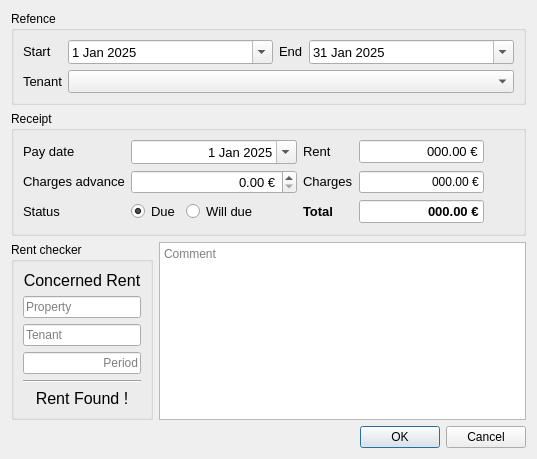
<?xml version="1.0" encoding="UTF-8"?>
<ui version="4.0">
 <class>W_Receipt_Creator</class>
 <widget class="QWidget" name="W_Receipt_Creator">
  <property name="geometry">
   <rect>
    <x>0</x>
    <y>0</y>
    <width>537</width>
    <height>459</height>
   </rect>
  </property>
  <property name="windowTitle">
   <string>Receipt Creator</string>
  </property>
  <property name="windowIcon">
   <iconset resource="../../resources/icons.qrc">
    <normaloff>:/assets/financial-list.svg</normaloff>:/assets/financial-list.svg</iconset>
  </property>
  <layout class="QGridLayout" name="gridLayout_3">
   <item row="0" column="0" colspan="2">
    <widget class="QGroupBox" name="groupBox">
     <property name="title">
      <string>Refence</string>
     </property>
     <layout class="QGridLayout" name="gridLayout_2">
      <item row="0" column="0">
       <widget class="QLabel" name="label_4">
        <property name="sizePolicy">
         <sizepolicy hsizetype="Maximum" vsizetype="Maximum">
          <horstretch>0</horstretch>
          <verstretch>0</verstretch>
         </sizepolicy>
        </property>
        <property name="font">
         <font>
          <pointsize>10</pointsize>
         </font>
        </property>
        <property name="text">
         <string>Start</string>
        </property>
       </widget>
      </item>
      <item row="0" column="1">
       <widget class="QDateEdit" name="de_date_start">
        <property name="enabled">
         <bool>true</bool>
        </property>
        <property name="sizePolicy">
         <sizepolicy hsizetype="Preferred" vsizetype="Maximum">
          <horstretch>0</horstretch>
          <verstretch>0</verstretch>
         </sizepolicy>
        </property>
        <property name="font">
         <font>
          <pointsize>10</pointsize>
         </font>
        </property>
        <property name="styleSheet">
         <string notr="true"/>
        </property>
        <property name="readOnly">
         <bool>false</bool>
        </property>
        <property name="minimumDate">
         <date>
          <year>2014</year>
          <month>1</month>
          <day>1</day>
         </date>
        </property>
        <property name="calendarPopup">
         <bool>true</bool>
        </property>
        <property name="date">
         <date>
          <year>2025</year>
          <month>1</month>
          <day>1</day>
         </date>
        </property>
       </widget>
      </item>
      <item row="0" column="2">
       <widget class="QLabel" name="label_5">
        <property name="sizePolicy">
         <sizepolicy hsizetype="Maximum" vsizetype="Maximum">
          <horstretch>0</horstretch>
          <verstretch>0</verstretch>
         </sizepolicy>
        </property>
        <property name="font">
         <font>
          <pointsize>10</pointsize>
         </font>
        </property>
        <property name="text">
         <string>End</string>
        </property>
       </widget>
      </item>
      <item row="0" column="3">
       <widget class="QDateEdit" name="de_date_end">
        <property name="enabled">
         <bool>true</bool>
        </property>
        <property name="sizePolicy">
         <sizepolicy hsizetype="Preferred" vsizetype="Maximum">
          <horstretch>0</horstretch>
          <verstretch>0</verstretch>
         </sizepolicy>
        </property>
        <property name="font">
         <font>
          <pointsize>10</pointsize>
         </font>
        </property>
        <property name="styleSheet">
         <string notr="true"/>
        </property>
        <property name="readOnly">
         <bool>false</bool>
        </property>
        <property name="calendarPopup">
         <bool>true</bool>
        </property>
        <property name="date">
         <date>
          <year>2025</year>
          <month>1</month>
          <day>31</day>
         </date>
        </property>
       </widget>
      </item>
      <item row="1" column="0">
       <widget class="QLabel" name="label_6">
        <property name="sizePolicy">
         <sizepolicy hsizetype="Maximum" vsizetype="Maximum">
          <horstretch>0</horstretch>
          <verstretch>0</verstretch>
         </sizepolicy>
        </property>
        <property name="font">
         <font>
          <pointsize>10</pointsize>
         </font>
        </property>
        <property name="text">
         <string>Tenant</string>
        </property>
       </widget>
      </item>
      <item row="1" column="1" colspan="3">
       <widget class="QComboBox" name="cb_tenant">
        <property name="enabled">
         <bool>true</bool>
        </property>
        <property name="sizePolicy">
         <sizepolicy hsizetype="Preferred" vsizetype="Maximum">
          <horstretch>0</horstretch>
          <verstretch>0</verstretch>
         </sizepolicy>
        </property>
        <property name="font">
         <font>
          <pointsize>10</pointsize>
         </font>
        </property>
        <property name="styleSheet">
         <string notr="true"/>
        </property>
       </widget>
      </item>
     </layout>
    </widget>
   </item>
   <item row="1" column="0" colspan="2">
    <widget class="QGroupBox" name="groupBox_2">
     <property name="title">
      <string>Receipt</string>
     </property>
     <layout class="QGridLayout" name="gridLayout">
      <item row="0" column="0">
       <widget class="QLabel" name="label_7">
        <property name="sizePolicy">
         <sizepolicy hsizetype="Maximum" vsizetype="Maximum">
          <horstretch>0</horstretch>
          <verstretch>0</verstretch>
         </sizepolicy>
        </property>
        <property name="font">
         <font>
          <pointsize>10</pointsize>
         </font>
        </property>
        <property name="text">
         <string>Pay date</string>
        </property>
       </widget>
      </item>
      <item row="0" column="1" colspan="2">
       <widget class="QDateEdit" name="de_pay_date">
        <property name="sizePolicy">
         <sizepolicy hsizetype="Preferred" vsizetype="Maximum">
          <horstretch>0</horstretch>
          <verstretch>0</verstretch>
         </sizepolicy>
        </property>
        <property name="font">
         <font>
          <pointsize>10</pointsize>
         </font>
        </property>
        <property name="alignment">
         <set>Qt::AlignmentFlag::AlignRight|Qt::AlignmentFlag::AlignTrailing|Qt::AlignmentFlag::AlignVCenter</set>
        </property>
        <property name="readOnly">
         <bool>false</bool>
        </property>
        <property name="minimumDate">
         <date>
          <year>2014</year>
          <month>1</month>
          <day>1</day>
         </date>
        </property>
        <property name="calendarPopup">
         <bool>true</bool>
        </property>
        <property name="date">
         <date>
          <year>2025</year>
          <month>1</month>
          <day>1</day>
         </date>
        </property>
       </widget>
      </item>
      <item row="0" column="3">
       <widget class="QLabel" name="label_14">
        <property name="sizePolicy">
         <sizepolicy hsizetype="Maximum" vsizetype="Maximum">
          <horstretch>0</horstretch>
          <verstretch>0</verstretch>
         </sizepolicy>
        </property>
        <property name="font">
         <font>
          <pointsize>10</pointsize>
         </font>
        </property>
        <property name="text">
         <string>Rent</string>
        </property>
       </widget>
      </item>
      <item row="0" column="4">
       <widget class="QLineEdit" name="le_rent">
        <property name="sizePolicy">
         <sizepolicy hsizetype="Preferred" vsizetype="Maximum">
          <horstretch>0</horstretch>
          <verstretch>0</verstretch>
         </sizepolicy>
        </property>
        <property name="font">
         <font>
          <pointsize>10</pointsize>
         </font>
        </property>
        <property name="styleSheet">
         <string notr="true"/>
        </property>
        <property name="text">
         <string>000.00 €</string>
        </property>
        <property name="alignment">
         <set>Qt::AlignmentFlag::AlignRight|Qt::AlignmentFlag::AlignTrailing|Qt::AlignmentFlag::AlignVCenter</set>
        </property>
        <property name="readOnly">
         <bool>true</bool>
        </property>
       </widget>
      </item>
      <item row="0" column="5">
       <widget class="QLabel" name="label_30">
        <property name="sizePolicy">
         <sizepolicy hsizetype="Maximum" vsizetype="Maximum">
          <horstretch>0</horstretch>
          <verstretch>0</verstretch>
         </sizepolicy>
        </property>
        <property name="minimumSize">
         <size>
          <width>24</width>
          <height>24</height>
         </size>
        </property>
        <property name="maximumSize">
         <size>
          <width>24</width>
          <height>24</height>
         </size>
        </property>
        <property name="text">
         <string/>
        </property>
        <property name="pixmap">
         <pixmap resource="../../resources/icons.qrc">:/assets/accessories-calculator.svg</pixmap>
        </property>
        <property name="scaledContents">
         <bool>false</bool>
        </property>
        <property name="alignment">
         <set>Qt::AlignmentFlag::AlignCenter</set>
        </property>
        <property name="wordWrap">
         <bool>false</bool>
        </property>
       </widget>
      </item>
      <item row="2" column="0">
       <widget class="QLabel" name="label_9">
        <property name="sizePolicy">
         <sizepolicy hsizetype="Maximum" vsizetype="Maximum">
          <horstretch>0</horstretch>
          <verstretch>0</verstretch>
         </sizepolicy>
        </property>
        <property name="font">
         <font>
          <pointsize>10</pointsize>
         </font>
        </property>
        <property name="text">
         <string>Status</string>
        </property>
       </widget>
      </item>
      <item row="2" column="1">
       <widget class="QRadioButton" name="rb_due">
        <property name="enabled">
         <bool>true</bool>
        </property>
        <property name="sizePolicy">
         <sizepolicy hsizetype="Maximum" vsizetype="Maximum">
          <horstretch>0</horstretch>
          <verstretch>0</verstretch>
         </sizepolicy>
        </property>
        <property name="font">
         <font>
          <pointsize>10</pointsize>
         </font>
        </property>
        <property name="styleSheet">
         <string notr="true"/>
        </property>
        <property name="text">
         <string>Due</string>
        </property>
        <property name="checkable">
         <bool>true</bool>
        </property>
        <property name="checked">
         <bool>true</bool>
        </property>
       </widget>
      </item>
      <item row="2" column="2">
       <widget class="QRadioButton" name="rb_become_due">
        <property name="enabled">
         <bool>true</bool>
        </property>
        <property name="sizePolicy">
         <sizepolicy hsizetype="Preferred" vsizetype="Maximum">
          <horstretch>0</horstretch>
          <verstretch>0</verstretch>
         </sizepolicy>
        </property>
        <property name="font">
         <font>
          <pointsize>10</pointsize>
         </font>
        </property>
        <property name="styleSheet">
         <string notr="true"/>
        </property>
        <property name="text">
         <string>Will due</string>
        </property>
        <property name="checkable">
         <bool>true</bool>
        </property>
       </widget>
      </item>
      <item row="2" column="3">
       <widget class="QLabel" name="label_11">
        <property name="sizePolicy">
         <sizepolicy hsizetype="Maximum" vsizetype="Maximum">
          <horstretch>0</horstretch>
          <verstretch>0</verstretch>
         </sizepolicy>
        </property>
        <property name="font">
         <font>
          <pointsize>10</pointsize>
          <bold>true</bold>
         </font>
        </property>
        <property name="text">
         <string>Total</string>
        </property>
       </widget>
      </item>
      <item row="2" column="4">
       <widget class="QLineEdit" name="le_tot">
        <property name="sizePolicy">
         <sizepolicy hsizetype="Preferred" vsizetype="Maximum">
          <horstretch>0</horstretch>
          <verstretch>0</verstretch>
         </sizepolicy>
        </property>
        <property name="font">
         <font>
          <pointsize>10</pointsize>
          <bold>true</bold>
         </font>
        </property>
        <property name="styleSheet">
         <string notr="true"/>
        </property>
        <property name="text">
         <string>000.00 €</string>
        </property>
        <property name="alignment">
         <set>Qt::AlignmentFlag::AlignRight|Qt::AlignmentFlag::AlignTrailing|Qt::AlignmentFlag::AlignVCenter</set>
        </property>
        <property name="readOnly">
         <bool>true</bool>
        </property>
       </widget>
      </item>
      <item row="2" column="5">
       <widget class="QLabel" name="label_31">
        <property name="sizePolicy">
         <sizepolicy hsizetype="Maximum" vsizetype="Maximum">
          <horstretch>0</horstretch>
          <verstretch>0</verstretch>
         </sizepolicy>
        </property>
        <property name="minimumSize">
         <size>
          <width>24</width>
          <height>24</height>
         </size>
        </property>
        <property name="maximumSize">
         <size>
          <width>24</width>
          <height>24</height>
         </size>
        </property>
        <property name="text">
         <string/>
        </property>
        <property name="pixmap">
         <pixmap resource="../../resources/icons.qrc">:/assets/accessories-calculator.svg</pixmap>
        </property>
        <property name="scaledContents">
         <bool>false</bool>
        </property>
        <property name="alignment">
         <set>Qt::AlignmentFlag::AlignCenter</set>
        </property>
        <property name="wordWrap">
         <bool>false</bool>
        </property>
       </widget>
      </item>
      <item row="1" column="3">
       <widget class="QLabel" name="label_8">
        <property name="sizePolicy">
         <sizepolicy hsizetype="Maximum" vsizetype="Maximum">
          <horstretch>0</horstretch>
          <verstretch>0</verstretch>
         </sizepolicy>
        </property>
        <property name="font">
         <font>
          <pointsize>10</pointsize>
         </font>
        </property>
        <property name="text">
         <string>Charges</string>
        </property>
       </widget>
      </item>
      <item row="1" column="0">
       <widget class="QLabel" name="label_15">
        <property name="sizePolicy">
         <sizepolicy hsizetype="Maximum" vsizetype="Maximum">
          <horstretch>0</horstretch>
          <verstretch>0</verstretch>
         </sizepolicy>
        </property>
        <property name="font">
         <font>
          <pointsize>10</pointsize>
         </font>
        </property>
        <property name="text">
         <string>Charges advance</string>
        </property>
       </widget>
      </item>
      <item row="1" column="1" colspan="2">
       <widget class="QDoubleSpinBox" name="dsb_charge_advance">
        <property name="enabled">
         <bool>true</bool>
        </property>
        <property name="sizePolicy">
         <sizepolicy hsizetype="Preferred" vsizetype="Maximum">
          <horstretch>0</horstretch>
          <verstretch>0</verstretch>
         </sizepolicy>
        </property>
        <property name="font">
         <font>
          <pointsize>10</pointsize>
         </font>
        </property>
        <property name="styleSheet">
         <string notr="true"/>
        </property>
        <property name="alignment">
         <set>Qt::AlignmentFlag::AlignRight|Qt::AlignmentFlag::AlignTrailing|Qt::AlignmentFlag::AlignVCenter</set>
        </property>
        <property name="readOnly">
         <bool>false</bool>
        </property>
        <property name="prefix">
         <string/>
        </property>
        <property name="suffix">
         <string> €</string>
        </property>
        <property name="maximum">
         <double>999999.000000000000000</double>
        </property>
       </widget>
      </item>
      <item row="1" column="4">
       <widget class="QLineEdit" name="le_charges">
        <property name="sizePolicy">
         <sizepolicy hsizetype="Preferred" vsizetype="Maximum">
          <horstretch>0</horstretch>
          <verstretch>0</verstretch>
         </sizepolicy>
        </property>
        <property name="text">
         <string>000.00 €</string>
        </property>
        <property name="alignment">
         <set>Qt::AlignmentFlag::AlignRight|Qt::AlignmentFlag::AlignTrailing|Qt::AlignmentFlag::AlignVCenter</set>
        </property>
       </widget>
      </item>
      <item row="1" column="5">
       <widget class="QLabel" name="label_32">
        <property name="sizePolicy">
         <sizepolicy hsizetype="Maximum" vsizetype="Maximum">
          <horstretch>0</horstretch>
          <verstretch>0</verstretch>
         </sizepolicy>
        </property>
        <property name="minimumSize">
         <size>
          <width>24</width>
          <height>24</height>
         </size>
        </property>
        <property name="maximumSize">
         <size>
          <width>24</width>
          <height>24</height>
         </size>
        </property>
        <property name="text">
         <string/>
        </property>
        <property name="pixmap">
         <pixmap resource="../../resources/icons.qrc">:/assets/accessories-calculator.svg</pixmap>
        </property>
        <property name="scaledContents">
         <bool>false</bool>
        </property>
        <property name="alignment">
         <set>Qt::AlignmentFlag::AlignCenter</set>
        </property>
        <property name="wordWrap">
         <bool>false</bool>
        </property>
       </widget>
      </item>
     </layout>
    </widget>
   </item>
   <item row="2" column="0">
    <widget class="QGroupBox" name="groupBox_5">
     <property name="sizePolicy">
      <sizepolicy hsizetype="Maximum" vsizetype="Preferred">
       <horstretch>0</horstretch>
       <verstretch>0</verstretch>
      </sizepolicy>
     </property>
     <property name="title">
      <string>Rent checker</string>
     </property>
     <layout class="QVBoxLayout" name="verticalLayout">
      <item>
       <widget class="QLabel" name="label_12">
        <property name="sizePolicy">
         <sizepolicy hsizetype="Minimum" vsizetype="Maximum">
          <horstretch>0</horstretch>
          <verstretch>0</verstretch>
         </sizepolicy>
        </property>
        <property name="font">
         <font>
          <pointsize>12</pointsize>
         </font>
        </property>
        <property name="text">
         <string>Concerned Rent</string>
        </property>
        <property name="alignment">
         <set>Qt::AlignmentFlag::AlignCenter</set>
        </property>
       </widget>
      </item>
      <item>
       <widget class="QLineEdit" name="le_info_property">
        <property name="sizePolicy">
         <sizepolicy hsizetype="Expanding" vsizetype="Maximum">
          <horstretch>0</horstretch>
          <verstretch>0</verstretch>
         </sizepolicy>
        </property>
        <property name="styleSheet">
         <string notr="true"/>
        </property>
        <property name="readOnly">
         <bool>true</bool>
        </property>
        <property name="placeholderText">
         <string>Property</string>
        </property>
       </widget>
      </item>
      <item>
       <widget class="QLineEdit" name="le_info_tenant">
        <property name="sizePolicy">
         <sizepolicy hsizetype="Expanding" vsizetype="Maximum">
          <horstretch>0</horstretch>
          <verstretch>0</verstretch>
         </sizepolicy>
        </property>
        <property name="styleSheet">
         <string notr="true"/>
        </property>
        <property name="readOnly">
         <bool>true</bool>
        </property>
        <property name="placeholderText">
         <string>Tenant</string>
        </property>
       </widget>
      </item>
      <item>
       <widget class="QLineEdit" name="le_info_period">
        <property name="sizePolicy">
         <sizepolicy hsizetype="Expanding" vsizetype="Maximum">
          <horstretch>0</horstretch>
          <verstretch>0</verstretch>
         </sizepolicy>
        </property>
        <property name="styleSheet">
         <string notr="true"/>
        </property>
        <property name="alignment">
         <set>Qt::AlignmentFlag::AlignRight|Qt::AlignmentFlag::AlignTrailing|Qt::AlignmentFlag::AlignVCenter</set>
        </property>
        <property name="readOnly">
         <bool>true</bool>
        </property>
        <property name="placeholderText">
         <string>Period</string>
        </property>
       </widget>
      </item>
      <item>
       <spacer name="verticalSpacer">
        <property name="orientation">
         <enum>Qt::Orientation::Vertical</enum>
        </property>
        <property name="sizeHint" stdset="0">
         <size>
          <width>0</width>
          <height>0</height>
         </size>
        </property>
       </spacer>
      </item>
      <item>
       <widget class="Line" name="line">
        <property name="orientation">
         <enum>Qt::Orientation::Horizontal</enum>
        </property>
       </widget>
      </item>
      <item>
       <widget class="QLabel" name="l_rent_issue">
        <property name="sizePolicy">
         <sizepolicy hsizetype="Minimum" vsizetype="Maximum">
          <horstretch>0</horstretch>
          <verstretch>0</verstretch>
         </sizepolicy>
        </property>
        <property name="font">
         <font>
          <pointsize>12</pointsize>
         </font>
        </property>
        <property name="styleSheet">
         <string notr="true"/>
        </property>
        <property name="text">
         <string>Rent Found !</string>
        </property>
        <property name="alignment">
         <set>Qt::AlignmentFlag::AlignCenter</set>
        </property>
       </widget>
      </item>
     </layout>
    </widget>
   </item>
   <item row="2" column="1">
    <widget class="QPlainTextEdit" name="pte_comment">
     <property name="placeholderText">
      <string>Comment</string>
     </property>
    </widget>
   </item>
   <item row="3" column="1">
    <widget class="QDialogButtonBox" name="buttonBox">
     <property name="standardButtons">
      <set>QDialogButtonBox::StandardButton::Cancel|QDialogButtonBox::StandardButton::Ok</set>
     </property>
    </widget>
   </item>
  </layout>
 </widget>
 <resources>
  <include location="../../resources/icons.qrc"/>
 </resources>
 <connections/>
</ui>
